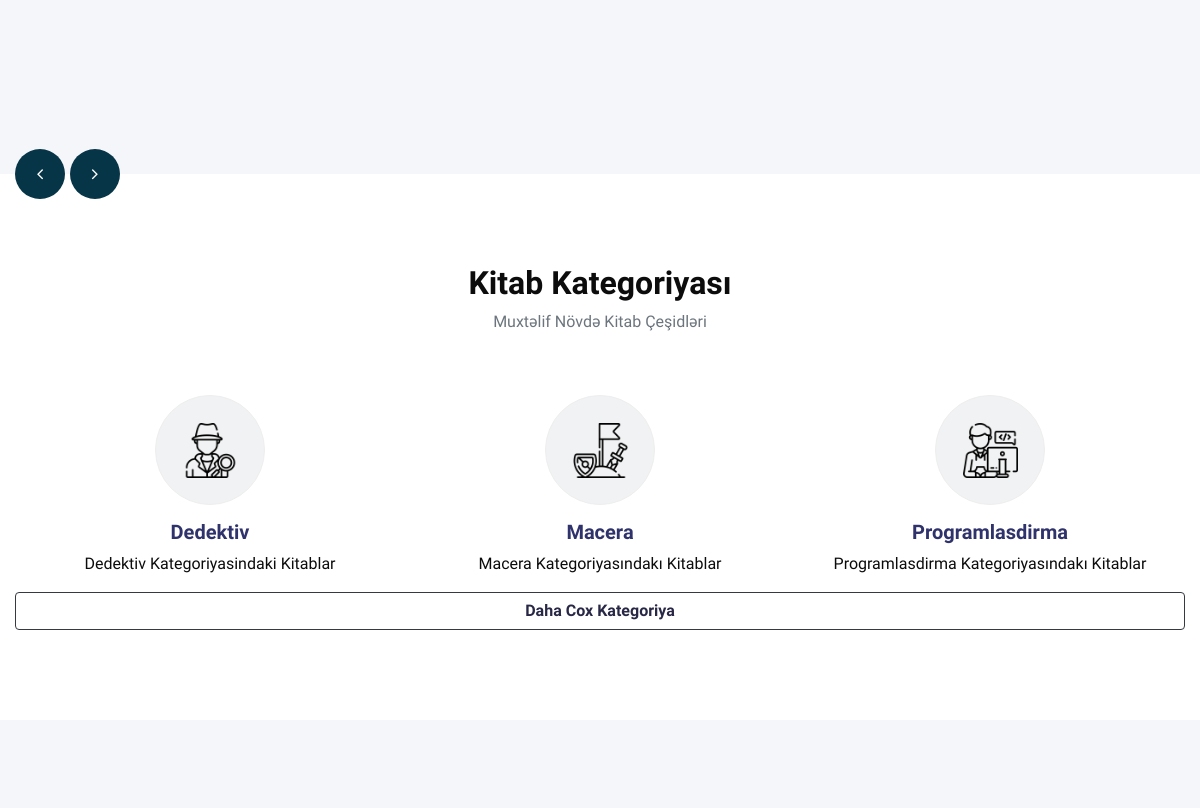
Before: / (middle part) with the older database file.
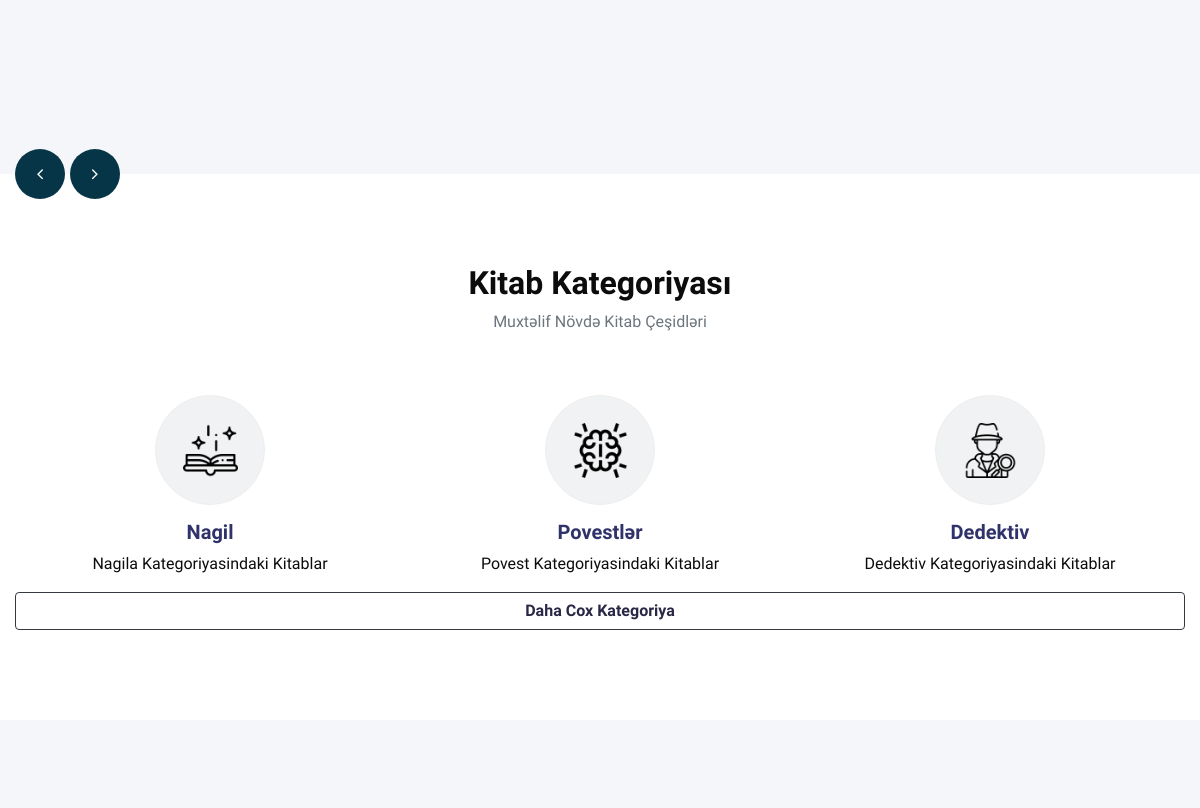
After: the same page with the newer database file.
### book/models.py (models this page shows, shortened)
class Category(models.Model):
    title = models.CharField(max_length=250)
    slug = models.SlugField(editable=False)#editable=False olanda yeni gorunmez olur bura amma ehtiyac yoxdur cox
    category_picture = models.ImageField(upload_to='sekiller/')
    text = models.TextField(max_length=255)

### book/views.py (the view)
# urls.py: path('',HomeView.as_view(),name='home'),
class HomeView(TemplateView):
    template_name = 'index.html'#yeni book.html gonderilecek bu datalar asagidaki classda datalari cekirik

### book/templatetags/custom_tags.py (called while the page is built)
@register.simple_tag(name='categories')
def all_categories():
    return Category.objects.order_by('-id')[0:3]

@register.simple_tag(name='posts')
def all_posts():
    return Post.objects.all().order_by('-id')[0:2]

### templates/index.html (shortened to what this page needs)
{% extends "base.html" %}
{% load custom_tags %}
{% load static %}
{% block content %}
<!DOCTYPE html>
<html>
<body>
  <div class="hero_area">
    <section class="slider_section ">
      <div id="customCarousel1" class="carousel slide" data-ride="carousel">
        <div class="carousel_btn_box">
          <a class="carousel-control-prev" href="#customCarousel1" role="button" data-slide="prev">
            <i class="fa fa-angle-left" aria-hidden="true"></i>
          </a>
          <a class="carousel-control-next" href="#customCarousel1" role="button" data-slide="next">
            <i class="fa fa-angle-right" aria-hidden="true"></i>
          </a>
        </div>
      </div>
    </section>
  </div>
  <section class="catagory_section layout_padding">
    <div class="catagory_container">
      <div class="container ">
        <div class="heading_container heading_center">
          <h2>
            Kitab Kategoriyası
          </h2>
          <p class="text-muted">
            Muxtəlif Növdə Kitab Çeşidləri
          </p>
        </div>
        <div class="row">
          {% categories as kategoriyalar %}
          {% for kategoriya in kategoriyalar %}
          <div class="col-sm-6 col-md-4 ">
            <div class="box ">
              <div class="img-box kitab">
                <img src="{{kategoriya.category_picture.url}}" alt="">
              </div>
              <div class="detail-box">
                <h5>
                  <a style="color: #30336b;" id="kategoryTitle"
                    href="{% url 'categorybook' kategoriya.slug  %}">{{kategoriya.title}}</a>
                </h5>
                <p>
                  {{kategoriya.text}}
              </div>
            </div>
          </div>
          {% endfor %}
          <a href="{% url 'categorys' %}" class="btn btn-outline-dark btn-block text-dark" id="dahacox">Daha Cox
            Kategoriya</a>
        </div>
      </div>
    </div>
  </section>
  <section class="about_section layout_padding">
  </section>
        {% posts as postlar %}
</body>
</html>
{% endblock content %}

Changed rows visible on the page:
no longer on this page (row unchanged): Category: category_picture (picture), title "Macera", text "Macera Kategoriyasındakı Kitablar"
no longer on this page (row unchanged): Category: category_picture (picture), title "Programlasdirma", text "Programlasdirma Kategoriyasındakı Kitablar"
added Category: category_picture (picture), title "Nagil", text "Nagila Kategoriyasindaki Kitablar"
added Category: category_picture (picture), title "Povestlər", text "Povest Kategoriyasindaki Kitablar"
